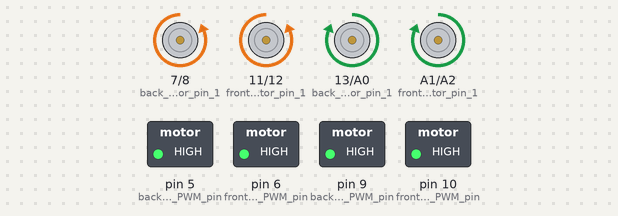
Simulated run of this sketch. Board: Arduino Uno, built with avr-gcc and run on an emulated ATmega328P. Parts: motor-driver pin pairs drawn as motors (green arrow = first pin HIGH = forward, orange = second pin HIGH = backward, longer = more drive), switched loads named in the sketch (green lamp = pin HIGH).

Above: at 1.2 s.
At 2.55 s:
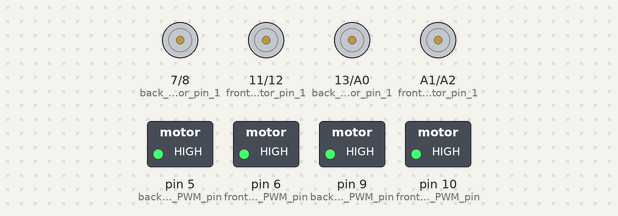
At 3.8 s:
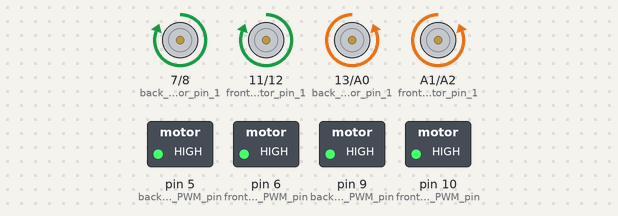
Timing chart, 0 to 6.8 s (numbered marks = the images above):
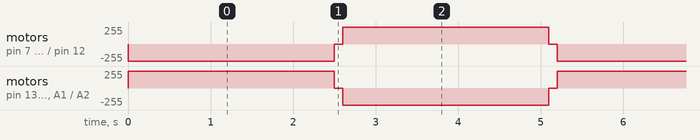

The sketch:

L3_5.ino
```cpp
/*
  Lesson 3
  Mission 5
*/
void setup() {
  // put your setup code here, to run once:

  //define motors PWM pins
  pinMode(5, OUTPUT); //back left motor PWM pin
  pinMode(6, OUTPUT); //front left motor PWM pin
  pinMode(9, OUTPUT); //back right motor PWM pin
  pinMode(10, OUTPUT);//front right motor PWM pin


  //defining motors directions pin
  pinMode(7, OUTPUT);//back left motor pin 1
  pinMode(8, OUTPUT);//back left motor pin 2

  pinMode(11, OUTPUT);//front left motor pin 1
  pinMode(12, OUTPUT);//front left motor pin 2

  pinMode(13, OUTPUT);//back right motor pin 1
  pinMode(A0, OUTPUT);//back right motor pin 2

  pinMode(A1, OUTPUT);//front right motor pin 1
  pinMode(A2, OUTPUT);//front right motor pin 2


  //setting all PWM pins to HIGH
  digitalWrite(5, HIGH);
  digitalWrite(6, HIGH);
  digitalWrite(9, HIGH);
  digitalWrite(10, HIGH);

}

void loop() {
  // put your main code here, to run repeatedly:

  ////////forward/////////
  //Back left motor foraward
  digitalWrite(8, HIGH);
  digitalWrite(7, LOW);
  //front left motor foraward
  digitalWrite(12, HIGH);
  digitalWrite(11, LOW);
  //back right motor foraward
  digitalWrite(13, HIGH);
  digitalWrite(A0, LOW);
  //front right motor foraward
  digitalWrite(A1, HIGH);
  digitalWrite(A2, LOW);

  delay(2500);


  ////////stop/////////
  //Back left motor stop
  digitalWrite(8, LOW);
  digitalWrite(7, LOW);
  //front left motor stop
  digitalWrite(12, LOW);
  digitalWrite(11, LOW);
  //back right motor stop
  digitalWrite(13, LOW);
  digitalWrite(A0, LOW);
  //front right motor stop
  digitalWrite(A1, LOW);
  digitalWrite(A2, LOW);

  delay(100);

  ////////Backward/////////
  //Back left motor backward
  digitalWrite(8, LOW);
  digitalWrite(7, HIGH);
  //front left motor backward
  digitalWrite(12, LOW);
  digitalWrite(11, HIGH);
  //back right motor backward
  digitalWrite(13, LOW);
  digitalWrite(A0, HIGH);
  //front right motor backward
  digitalWrite(A1, LOW);
  digitalWrite(A2, HIGH);

  delay(2500);


  ////////stop/////////
  //Back left motor stop
  digitalWrite(8, LOW);
  digitalWrite(7, LOW);
  //front left motor stop
  digitalWrite(12, LOW);
  digitalWrite(11, LOW);
  //back right motor stop
  digitalWrite(13, LOW);
  digitalWrite(A0, LOW);
  //front right motor stop
  digitalWrite(A1, LOW);
  digitalWrite(A2, LOW);

  delay(100);


}
```

Measured:
- by itself, motor on pin 13 (back_right_motor_pin_1) / A0 (back_right_motor_pin_2), motor on A1 (front_right_motor_pin_1) / A2 (front_right_motor_pin_2): repeats every 5.2 s: stopped 0.10 s, backward 255/255 2.5 s, stopped 0.10 s, forward 255/255 2.5 s
- by itself, motor on pin 7 (back_left_motor_pin_1) / pin 8 (back_left_motor_pin_2), motor on pin 11 (front_left_motor_pin_1) / pin 12 (front_left_motor_pin_2): repeats every 5.2 s: stopped 0.10 s, forward 255/255 2.5 s, stopped 0.10 s, backward 255/255 2.5 s
